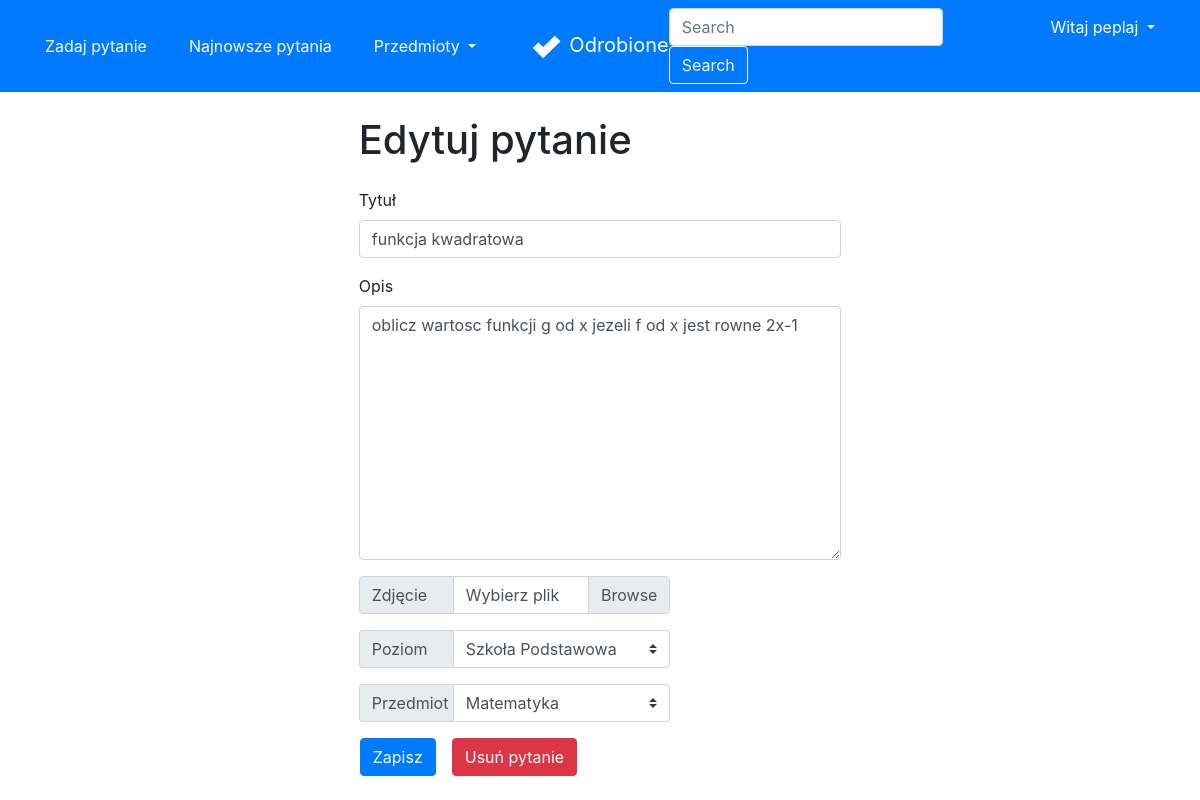
Page /my/22 (signed in) on the committed database.
### accounts/models.py (models this page shows)
class User(AbstractUser):
    email = models.EmailField(_('email address'), unique=True)

### forum/models.py (models this page shows, shortened)
class Question(Model):
    title = CharField(max_length=300)
    desc = TextField()
    image = ImageField(upload_to='images/', blank=True)
    createDate = DateTimeField(auto_now_add=True)
    user = ForeignKey(User, on_delete=CASCADE)
    schools = [
        ('', 'Wybierz szkołę'),
        ('ps', 'Szkoła Podstawowa'),
        ('ms', 'Szkoła Średnia'),
        ('cl', 'Studia'),
    ]
    school = CharField(max_length=2, choices=schools,
                       default='')
    subjects = [
        ('', 'Wybierz przedmiot'),
        ('mat', 'Matematyka'),
        ('fiz', 'Fizyka'),
        ('inf', 'Informatyka'),
        ('pol', 'Język Polski'),
        ('ang', 'Język Angielski'),
        ('nmc', 'Język Niemiecki'),
        ('his', 'Historia'),
        ('bio', 'Biologia'),
        ('che', 'Chemia'),
        ('geo', 'Geografia'),
    ]
    subject = CharField(max_length=3, choices=subjects,
                        default='')
    likes = ManyToManyField(User, related_name='likes', blank=True)

### forum/views.py (the view, shortened to what this page needs)
# urls.py: path('my/<int:questionId>', views.myDetail, name='myDetail'),
def myDetail(request, questionId):
    question = get_object_or_404(
        Question, pk=questionId, user=request.user)
    if request.method == 'GET':
        form = QuestionForm(instance=question)
        return render(request, 'forum/myDetail.html',
                      {'form': form, 'question': question})

### forum/forms.py
class QuestionForm(forms.ModelForm):
    class Meta:
        model = Question
        fields = ('title', 'desc', 'image', 'school', 'subject')

### forum/templates/forum/myDetail.html (shortened to what this page needs)
{% extends 'forum/base.html' %}
{% block content %}
<div class="row justify-content-center">
    <div class="col-md-5">
        <br>
        <h1 class="mb-4">Edytuj pytanie</h1>
        <form method="POST" enctype="multipart/form-data">
            <div class="form-group">
                <label for="id_title">Tytuł</label>
                <input type="text" class="form-control" name="title" maxlength="300" required=""
                    value="{{question.title}}" id="id_title" placeholder="Tytuł pytania">
            </div>
            <div class="form-group">
                <label for="id_desc">Opis</label>
                <textarea name="desc" class="form-control" cols="40" rows="10" required="" id="id_desc"
                    placeholder="Opisz swój problem">{{question.desc}}</textarea>
            </div>
            {% if question.image %}
            <div class="row">
                <div class="col-md-8">
                    <nav aria-label="breadcrumb">
                        <ol class="breadcrumb">
                            <li class="breadcrumb-item mt-2"><a href="{{question.image.url}}">Twój obrazek</a></li>
                            <li class="breadcrumb-item active mt-2" aria-current="page"><input type="checkbox"
                                    name="image-clear" id="image-clear_id">
                                <label for="image-clear_id">Wyczyść</label></li>
                        </ol>
                    </nav>
                    <div class="input-group mb-3">
                        <div class="input-group-prepend">
                            <span class="input-group-text" style="width: 95px;">Zdjęcie</span>
                        </div>
                        <div class="custom-file">
                            <input type="file" class="custom-file-input" value="Szukaj" name="image" accept="image/*"
                                id="id_image">
                            <label class="custom-file-label" for="id_image">Wybierz plik</label>
                        </div>
                    </div>
                </div>
            </div>
            {% else %}
            <div class="row">
                <div class="col-md-8">
                    <div class="input-group mb-3">
                        <div class="input-group-prepend">
                            <span class="input-group-text" style="width: 95px;">Zdjęcie</span>
                        </div>
                        <div class="custom-file">
                            <label class="custom-file-label" for="id_image">Wybierz plik</label>
                        </div>
                    </div>
                </div>
            </div>
            {% endif %}
            <div class="row">
                <div class="col-md-8">
                    <div class="input-group mb-3">
                        <div class="input-group-prepend">
                            <label class="input-group-text" style="width: 95px;" for="id_school">Poziom</label>
                        </div>
                        <select name="school" class="custom-select" id="id_school" required>
                            {% for id,school in question.schools %}
                            {% if id == question.school %}
                            <option value="{{id}}" selected>{{school}}</option>
                            {% elif id == "" %}
                            <option value="{{id}}" disabled>{{school}}</option>
                            {% else %}
                            <option value="{{id}}">{{school}}</option>
                            {% endif %}
                            {% endfor %}
                        </select>
                    </div>
                    <div class="input-group mb-3">
                        <div class="input-group-prepend">
                            <label class="input-group-text" style="width: 95px;" for="id_subject">Przedmiot</label>
                        </div>
                        <select name="subject" class="custom-select" id="id_subject" required>
                            {% for id,subject in question.subjects %}
                            {% if id == question.subject %}
                            <option value="{{id}}" selected>{{subject}}</option>
                            {% elif id == "" %}
                            <option value="{{id}}" disabled>{{subject}}</option>
                            {% else %}
                            <option value="{{id}}">{{subject}}</option>
                            {% endif %}
                            {% endfor %}
                        </select>
                    </div>
                </div>
            </div>
            <div class="row">
                <button type="submit" class="btn btn-primary mx-3">Zapisz</button>
        </form>
        <form action="{% url 'delete' question.id %}" method="POST">
            <button type="submit" class="btn btn-danger">Usuń pytanie</button>
        </form>
    </div>
</div>
{% endblock content %}

### forum/templates/forum/base.html (shortened to what this page needs)
<!doctype html>
<html lang="pl">
{% load static %}
<head>
    <link rel="stylesheet" href="https://maxcdn.bootstrapcdn.com/bootstrap/4.0.0/css/bootstrap.min.css"
>
</head>
<body>
    <nav class="navbar navbar-expand-md navbar-dark bg-primary">
        <div class="navbar-collapse collapse w-100 order-1 order-md-0 dual-collapse2">
            <ul class="navbar-nav mr-auto">
                <li class="nav-item active">
                    <a href="{% url 'create' %}" class="btn btn-primary mx-3">Zadaj pytanie</a>
                </li>
                <li class="nav-item">
                    <a href="{% url 'latest' %}" class="btn btn-primary mr-3">Najnowsze pytania</a>
                </li>
                <li class="nav-item">
                    <div class="dropdown mr-3">
                        <a class="btn btn-primary dropdown-toggle" href="#" role="button" id="dropdownMenuLink"
                            data-toggle="dropdown" aria-haspopup="true" aria-expanded="false">
                            Przedmioty
                        </a>
                    </div>
                </li>
            </ul>
        </div>
        <div class="mx-auto order-0">
            <a class="navbar-brand mx-auto" href="{% url 'home' %}"><img class="img-responsive mr-2"
                    src="{% static 'forum/logo.png' %}" height="30px" width="30px">Odrobione</a>
        </div>
        <div class="navbar-collapse collapse w-100 order-3 dual-collapse2">
            <ul class="navbar-nav ml-auto">
                <li class="nav-item">
                    <form class="form-inline">
                        <input class="form-control mr-sm-2" type="search" placeholder="Search" aria-label="Search">
                        <button class="btn btn-outline-light my-2 my-sm-0" type="submit">Search</button>
                    </form>
                </li>
                {% if user.is_authenticated %}
                <li class="nav-item">
                    <div class="btn-group mx-3 ">
                        <button type="button" class="btn btn-primary dropdown-toggle" data-toggle="dropdown"
                            aria-haspopup="true" aria-expanded="false">
                            Witaj {{user}}
                        </button>
                    </div>
                </li>
                {% endif %}
            </ul>
        </div>
    </nav>
    {% block content %}{% endblock content %}
</body>
</html>

### rows in the picture
User: username "peplaj"
Question: title "funkcja kwadratowa", desc "oblicz wartosc funkcji g od x jezeli f od x jest rowne 2x-1", school "Szkoła Podstawowa", subject "Matematyka"
